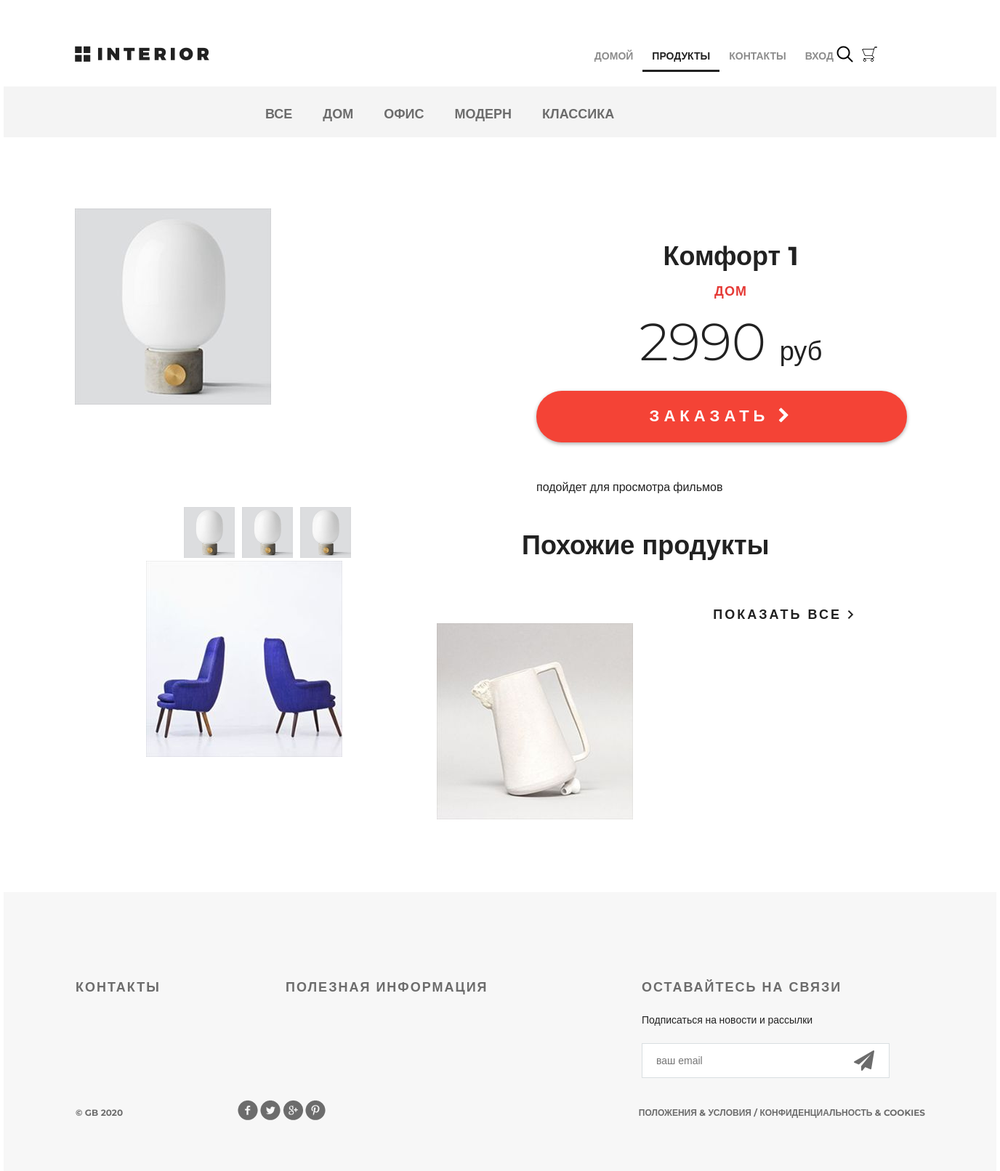
The app's page /products/product/41/ with its own data.
### mainapp/models.py (models this page shows, shortened)
class ProductCategory(models.Model):
    name = models.CharField(max_length=64, unique=True, verbose_name='имя')
    description = models.TextField(blank=True, verbose_name='описание')
    class Meta:
        verbose_name = 'категория'
        verbose_name_plural = 'категории'

class Product(models.Model):
    category = models.ForeignKey(ProductCategory, on_delete=models.CASCADE)
    name = models.CharField(max_length=128, verbose_name='имя')
    image = models.ImageField(upload_to='products_images', blank=True, verbose_name='изображение')
    short_desc = models.CharField(max_length=128, verbose_name='краткое описание', blank=True)
    description = models.TextField(blank=True, verbose_name='описание')
    price = models.DecimalField(max_digits=8, decimal_places=2, default=0, verbose_name='цена')
    quantity = models.PositiveSmallIntegerField(default=0, verbose_name='количество товара')
    class Meta:
        verbose_name = 'продукт'
        verbose_name_plural = 'продукты'

### mainapp/views.py (the view)
# urls.py: path('product/<int:pk>/', mainapp.product, name='product_page'),
def product(request, pk):
    product_item = get_object_or_404(Product, pk=pk)
    title = product_item.name
    content = {
        'title': title,
        'product': product_item,
        'basket': get_basket(request.user),
        'links_menu': ProductCategory.objects.all(),
        'same_products': get_same_products(product_item),
    }
    return render(request, 'mainapp/product_page.html', content)

### mainapp/views.py (called while the page is built)
def get_basket(user):
    if user.is_authenticated:
        return Basket.objects.filter(user=user)
    return []

def get_same_products(hot_product):
    same_products = Product.objects.filter(category_id=hot_product.category_id).exclude(pk=hot_product.pk)[:3]
    return same_products

### mainapp/templates/mainapp/product_page.html (shortened to what this page needs)
{% extends 'mainapp/base.html' %}
{% load static %}
{% block content %}
    <div class="details">
        <div class="links clearfix">
            {% include 'mainapp/inc/inc_categories_menu.html' %}
        </div>
        <div class="details-products">
            <div class="details-slider">
                <div class="slider-product">
                    <img src="/media/{{ product.image }}" alt="">
                </div>
                <div class="slider-control">
                    <div class="block">
                        <a href="#"><img src="/media/{{ product.image }}" alt="">
                        </a>
                    </div>
                    <div class="block">
                        <a href="#"><img src="/media/{{ product.image }}" alt="">
                        </a>
                    </div>
                    <div class="block">
                        <a href="#"><img src="/media/{{ product.image }}" alt="">
                        </a>
                    </div>
                </div>
            </div>
            <div class="description">
                <h3 class="big-bold">{{ product.name|title }}</h3>
                <h3 class="red">{{ product.category.name }}</h3>
                <p class="price"> {{ product.price|floatformat:0 }} <span>руб</span></p>
                <a href="{% url 'basket:add' product.pk %}" class="red-button">
                    заказать <i class="fa fa-chevron-right" aria-hidden="true"></i>
                </a>
                <div class="description-text">
                    {{ product.description }}
                </div>
            </div>
            <div class="related">
                <div class="title clearfix">
                    <h2>Похожие продукты</h2>
                    <a class="explore" href="#">показать все <img src="{% static "img/arrow.png" %}" alt=""></a>
                </div>
                <div class="related-products clearfix">
                    {% for product in same_products %}
                        <div class="block">
                            <a href="{% url 'products:product_page' product.pk %}"><img src="/media/{{ product.image }}" alt="{{ product.short_desc }}">
                            </a>
                        </div>
                    {% endfor %}
                </div>
            </div>
        </div>
        <div class="clr"></div>
    </div>
{% endblock %}

### mainapp/templates/mainapp/inc/inc_categories_menu.html
<ul class="links-menu">
    <li>
        <a href="{% url 'products:category' 0 %}">
            Все
        </a>
    </li>
    {% for item in links_menu %}
        <li>
            <a href="{% url 'products:category' item.pk %}">
                {{ item.name }}
            </a>
        </li>
    {% endfor %}
</ul>

### static/css/style.css (style rules this page uses)
* { margin: 0; padding: 0; }
body { font-family: 'Montserrat', sans-serif; }
html, body { height: 100%; }
.slider-control .block a img { width: 70px; }
.clr { height: 384px; }
.clearfix:after { content: ""; display: block; clear: both; }
.explore { text-transform: uppercase; color: #212121; font-size: 18px; font-weight: 700; line-height: 24px; text-align: center; float: right; margin-top: 138px; letter-spacing: 3px; text-decoration: none; }
.big-bold { color: #212121; font-size: 36px; font-weight: 700; text-align: left; margin-bottom: 24px; line-height: 36px; }
.title { height: 152px; margin-right: 15px; }
.title h2 { float: left; margin-top: 118px; color: #212121; font-size: 36px; font-weight: 700; text-align: left; margin-left: 15px; }
.red { text-transform: uppercase; color: #e53935; font-size: 18px; font-weight: 700; text-align: left; letter-spacing: 1px; line-height: 17px; margin-bottom: 22px; }
.links { height: 70px; background-color: #f4f4f4; position: relative; padding-left: 360px; }
.links-menu { margin: 27px auto 0px; position: absolute; }
.links-menu li { float: left; list-style-type: none; padding-right: 42px; }
.links-menu li a { text-decoration: none; color: #6c6c6c; font-size: 18px; font-weight: 700; text-transform: uppercase; }
.details-products { padding-left: 98px; padding-right: 98px; margin-top: 98px; height: 551px; }
.details-slider { width: 570px; float: left; margin-right: 30px; }
.slider-product { width: 570px; height: 400px; }
.slider-control { width: 420px; height: 70px; margin: 11px auto 0px; padding-left: 150px }
.slider-control .block { height: 70px; width: 70px; position: relative; float: left; margin-right: 10px; }
.description { width: 535px; float: right; padding-left: 35px }
.description .big-bold { color: #212121; font-size: 36px; font-weight: 700; text-align: center; margin-top: 47px; margin-bottom: 0px; }
.description .red { text-transform: uppercase; color: #e53935; font-size: 18px; font-weight: 700; text-align: center; letter-spacing: 1px; line-height: 17px; margin-top: 23px; margin-bottom: 36px; }
.description .price { color: #212121; font-size: 72px; font-weight: 300; line-height: 48px; text-align: center; }
.description .price span { color: #212121; font-size: 36px; font-weight: 300; line-height: 48px; text-align: center; }
.red-button { display: block; height: 71px; width: 510px; border-radius: 35px; background-color: #f44336; text-align: center; text-transform: uppercase; text-decoration: none; color: #ffffff; font-size: 22px; font-weight: 700; line-height: 24px; box-shadow: 0px 2px 4.85px 0.15px rgba(33, 33, 33, 0.35); line-height: 70px; letter-spacing: 6px; margin-top: 31px; }
.description-text { margin-top: 50px; color: #212121; font-size: 16px; font-weight: 300; line-height: 24px; text-align: left; }
.related { padding: 0px 98px; }
.related .title { height: 143px; margin-right: 0; }
.related .title h2 { margin-top: 45px; }
.related .title .explore { margin-top: 62px; }
.related-products { margin-bottom: 120px; }
.related-products .block a img { float: left; }
.related-products .block { float: left; margin-right: 30px; display: block; height: 370px; width: 370px; position: relative; }

### records on screen
ProductCategory: name "ДОМ"
ProductCategory: name "ОФИС"
ProductCategory: name "МОДЕРН"
ProductCategory: name "КЛАССИКА"
Product: image (picture), name "Комфорт 1", category.name "ДОМ", price "2990", description "подойдет для просмотра фильмов"
Product: image (picture)
Product: image (picture)
